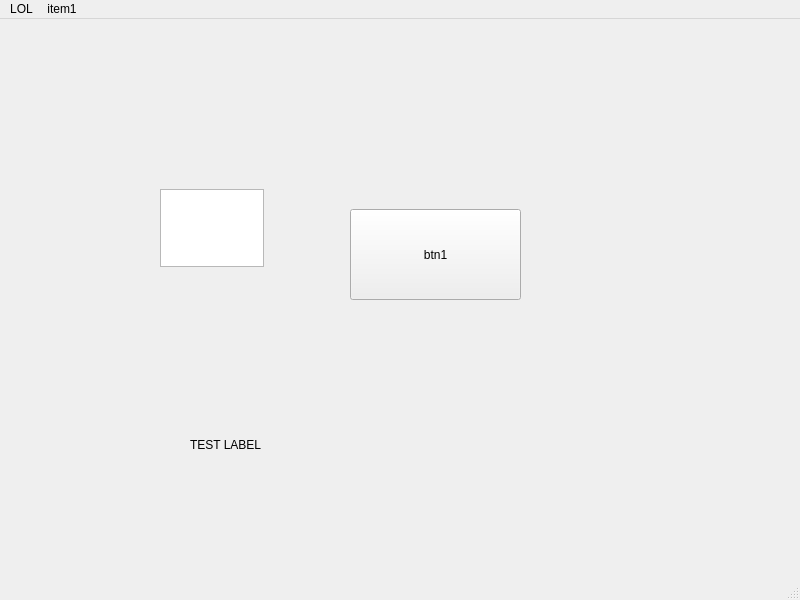
<?xml version="1.0" encoding="UTF-8"?>
<ui version="4.0">
 <class>MainWindow</class>
 <widget class="QMainWindow" name="MainWindow">
  <property name="geometry">
   <rect>
    <x>0</x>
    <y>0</y>
    <width>800</width>
    <height>600</height>
   </rect>
  </property>
  <property name="windowTitle">
   <string>MainWindow</string>
  </property>
  <widget class="QWidget" name="centralwidget">
   <widget class="QPushButton" name="btn1">
    <property name="geometry">
     <rect>
      <x>350</x>
      <y>190</y>
      <width>171</width>
      <height>91</height>
     </rect>
    </property>
    <property name="text">
     <string>btn1</string>
    </property>
   </widget>
   <widget class="QPlainTextEdit" name="text">
    <property name="geometry">
     <rect>
      <x>160</x>
      <y>170</y>
      <width>104</width>
      <height>78</height>
     </rect>
    </property>
   </widget>
   <widget class="QLabel" name="label">
    <property name="geometry">
     <rect>
      <x>190</x>
      <y>400</y>
      <width>121</width>
      <height>51</height>
     </rect>
    </property>
    <property name="text">
     <string>TEST LABEL</string>
    </property>
   </widget>
  </widget>
  <widget class="QMenuBar" name="menubar">
   <property name="geometry">
    <rect>
     <x>0</x>
     <y>0</y>
     <width>800</width>
     <height>22</height>
    </rect>
   </property>
   <widget class="QMenu" name="menuLOL">
    <property name="title">
     <string>LOL</string>
    </property>
   </widget>
   <widget class="QMenu" name="menuItem1">
    <property name="title">
     <string>item1</string>
    </property>
   </widget>
   <addaction name="menuLOL"/>
   <addaction name="menuItem1"/>
  </widget>
  <widget class="QStatusBar" name="statusbar"/>
 </widget>
 <resources/>
 <connections/>
</ui>
